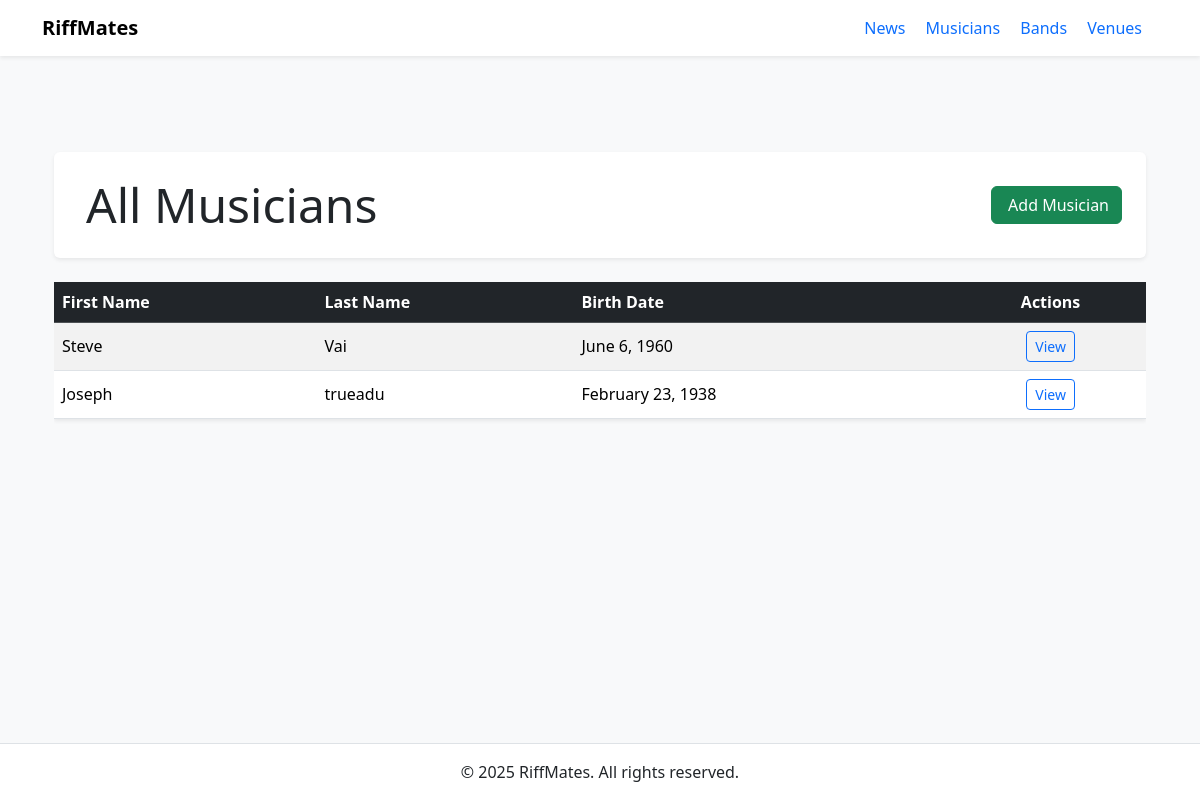
The app's page /musicians/, older data.
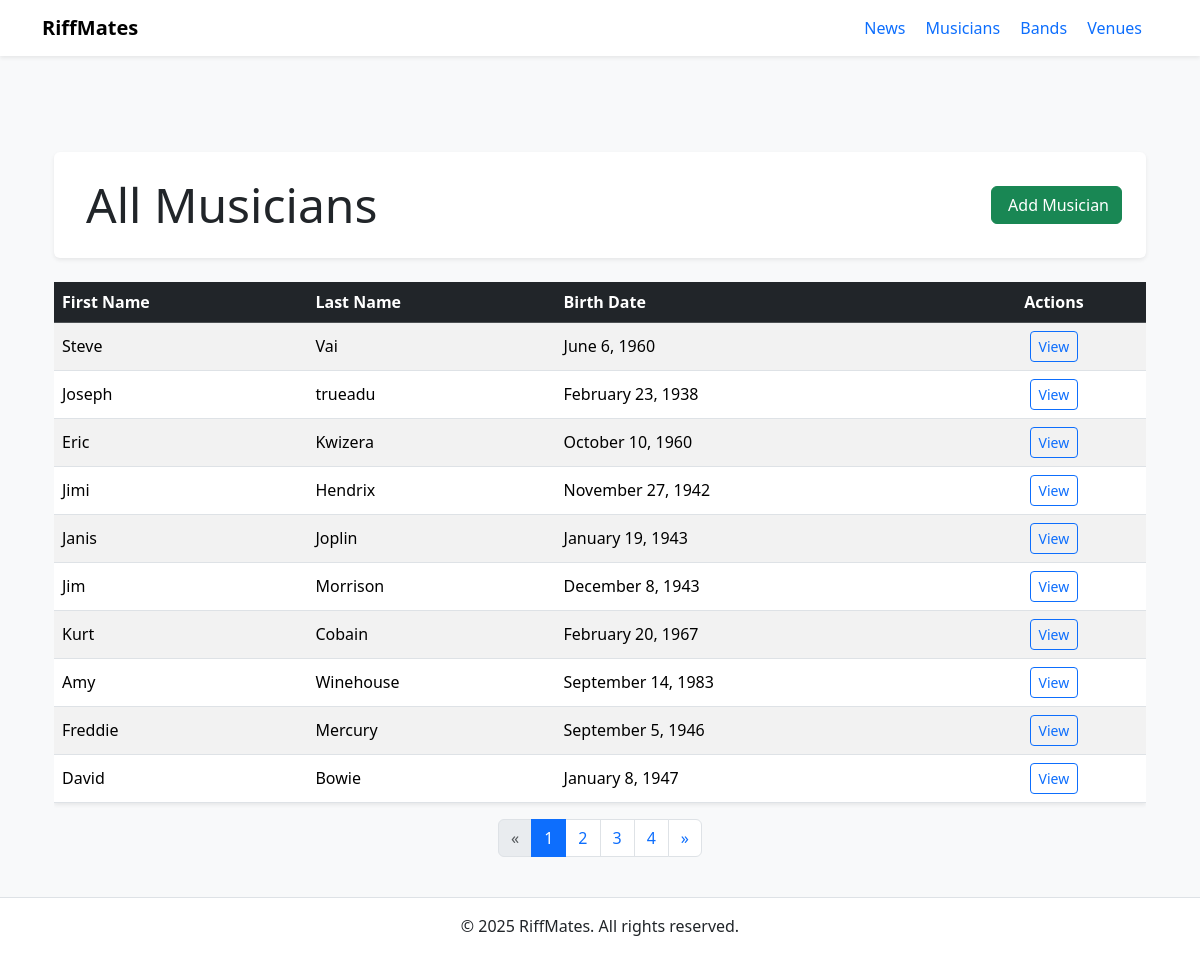
The same page, newer data.
### band/models.py (models this page shows, shortened)
class Musician(models.Model):
    first_name=models.CharField(max_length=50)
    last_name=models.CharField(max_length=50)
    birth=models.DateField()

### band/views.py (the view)
# urls.py: path("musicians/",bandViews.viewAllBands, name="musician_list"),
def viewAllBands(request):
    musicians_list = Musician.objects.all()
    paginator = Paginator(musicians_list, 10)
    page_number = request.GET.get('page')
    try:
        musicians = paginator.page(page_number)
    except PageNotAnInteger:
        musicians = paginator.page(1)
    except EmptyPage:
        musicians = paginator.page(paginator.num_pages)
    context = {'musicians': musicians}
    return render(request, 'all_bands.html', context)

### templates/all_bands.html (shortened to what this page needs)
{% extends "base.html" %} {% load static %}  {% block content %}
<div class="container mt-5">
  <div
    class="d-flex justify-content-between align-items-center bg-white p-4 shadow-sm rounded mb-4"
  >
    <h1 class="display-5 text-dark m-0">
      All Musicians
    </h1>
    <a href="" class="btn btn-success">
       Add Musician
    </a>
  </div>
  <div class="table-responsive">
    <table class="table table-hover table-striped shadow-sm align-middle">
      <thead class="table-dark">
        <tr>
          <th scope="col">First Name</th>
          <th scope="col">Last Name</th>
          <th scope="col">Birth Date</th>
          <th scope="col" class="text-center">Actions</th>
        </tr>
      </thead>
      <tbody>
        {% for musician in musicians %}
        <tr>
          <td>{{ musician.first_name }}</td>
          <td>{{ musician.last_name }}</td>
          <td>{{ musician.birth|date:"F j, Y" }}</td>
          <td class="text-center">
            <a
              href="{% url 'musician_detail' musician.id %}"
              class="btn btn-sm btn-outline-primary"
            >
               View
            </a>
          </td>
        </tr>
        {% endfor %}
      </tbody>
    </table>
  </div>
  {% if musicians.paginator.num_pages > 1 %}
  <nav aria-label="Page navigation">
    <ul class="pagination justify-content-center">
      {% if musicians.has_previous %}
      <li class="page-item">
        <a
          class="page-link"
          href="?page={{ musicians.previous_page_number }}"
          aria-label="Previous"
        >
          <span aria-hidden="true">&laquo;</span>
        </a>
      </li>
      {% else %}
      <li class="page-item disabled">
        <span class="page-link" aria-hidden="true">&laquo;</span>
      </li>
      {% endif %} {% for num in musicians.paginator.page_range %}
      <li class="page-item {% if num == musicians.number %}active{% endif %}">
        <a class="page-link" href="?page={{ num }}">{{ num }}</a>
      </li>
      {% endfor %} {% if musicians.has_next %}
      <li class="page-item">
        <a
          class="page-link"
          href="?page={{ musicians.next_page_number }}"
          aria-label="Next"
        >
          <span aria-hidden="true">&raquo;</span>
        </a>
      </li>
      {% else %}
      <li class="page-item disabled">
        <span class="page-link" aria-hidden="true">&raquo;</span>
      </li>
      {% endif %}
    </ul>
  </nav>
  {% endif %}
</div>
{% endblock %}

Row changes from the older to the newer data that the page shows:
added Musician: first_name "Eric", last_name "Kwizera", birth "October 10, 1960"
added Musician: first_name "Jimi", last_name "Hendrix", birth "November 27, 1942"
added Musician: first_name "Janis", last_name "Joplin", birth "January 19, 1943"
added Musician: first_name "Jim", last_name "Morrison", birth "December 8, 1943"
added Musician: first_name "Kurt", last_name "Cobain", birth "February 20, 1967"
added Musician: first_name "Amy", last_name "Winehouse", birth "September 14, 1983"
added Musician: first_name "Freddie", last_name "Mercury", birth "September 5, 1946"
added Musician: first_name "David", last_name "Bowie", birth "January 8, 1947"
Text that changed along with them:
new list line: "1"
new list line: "2"
new list line: "3"
new list line: "4"
